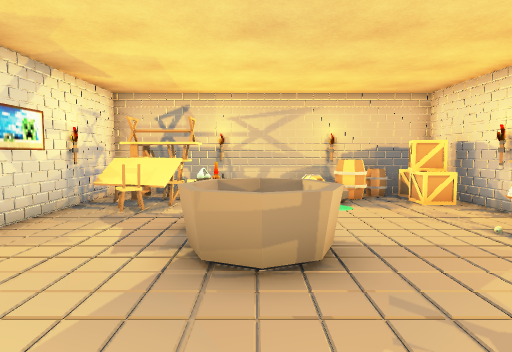
View 1 (above)

12 first-person views from a walk through a Unity game level. The camera is 1.3 m above the floor, tilts 4° down and sees 75° across. The floor is counted in squares, 1 m on a side. Each view is taken from the middle of a square. On the plan, view 1 faces up. The plan holds only what a view shows up to about 14 squares ahead; the rest is blank. The place goes on beyond the plan. The player character is not drawn. Some surface patterns are stand-ins.

View 2
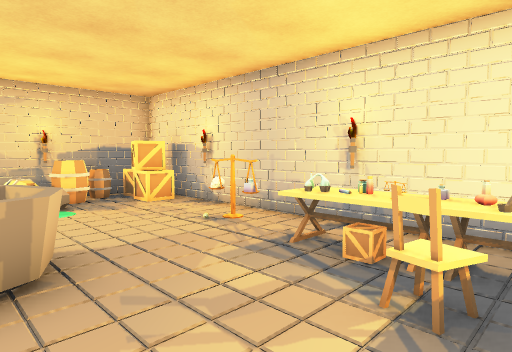

View 3
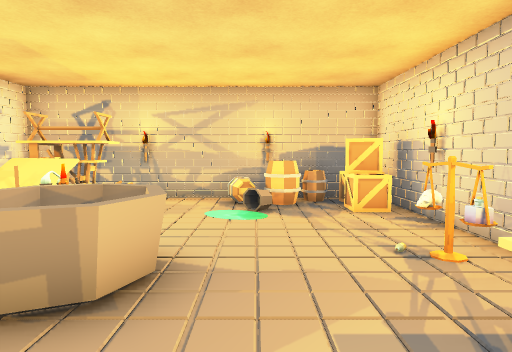

View 4
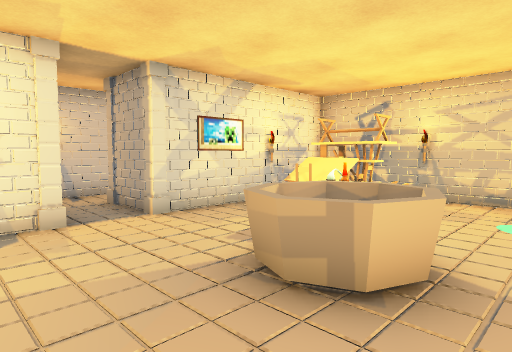

View 5
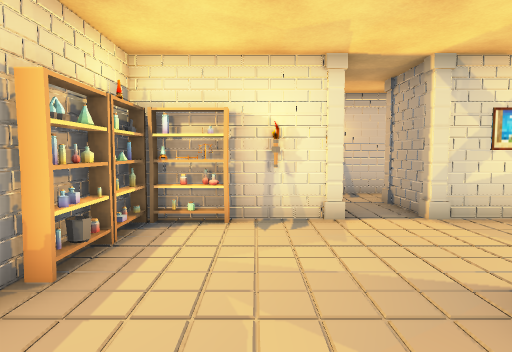

View 6
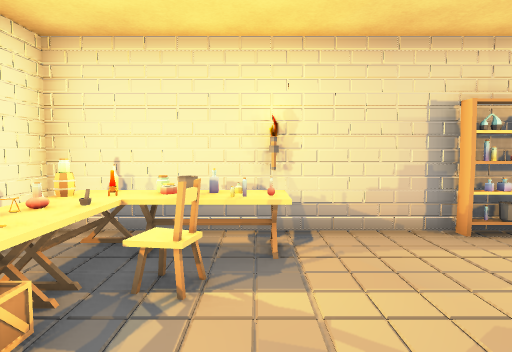

View 7
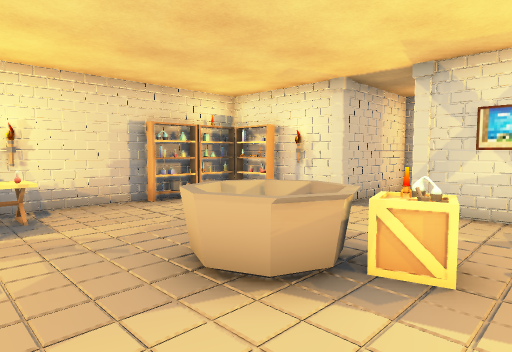

View 8
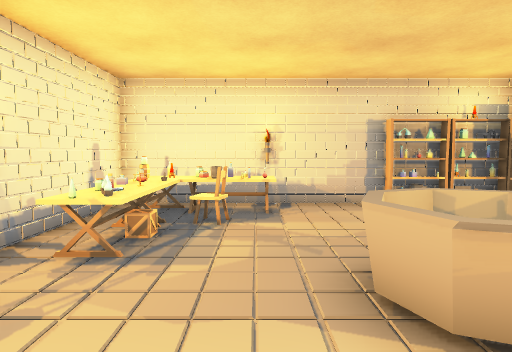

View 9
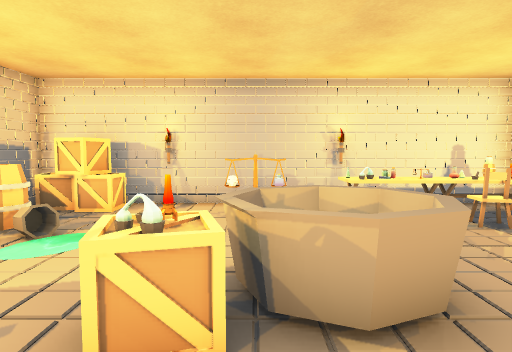

View 10
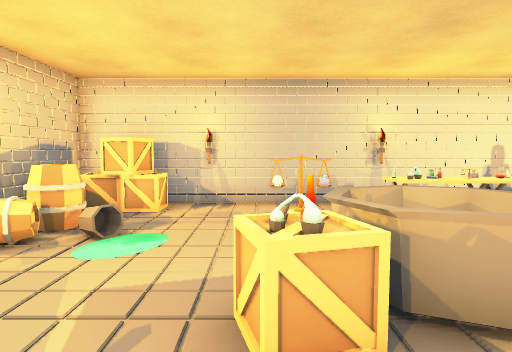

View 11
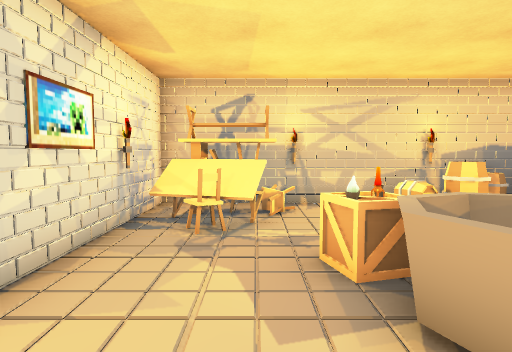

View 12
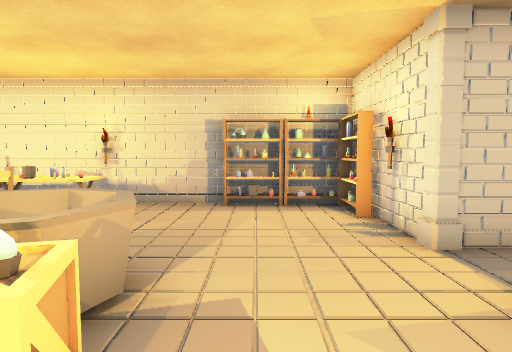

### Floor plan
Points are (right, up) in squares from view 1. A wall is a line through its corners. A room is listed if a view was taken in it or the views show most of it. See-through windows are left out.
Room 1 (views 1, 2, 3, 4, 5, 6, 7, 8, 9, 10, 11, 12)
walls: (-4.4, 2.6) (-4.4, -1.1); (-4.1, -1.4) (5.4, -1.4) (5.4, 10.5); (4.9, 10.4) (-4.4, 10.4) (-4.4, 4.4)
objects: other object (-4, -1); other object (-4, 0); other object (-4, 1); other object (-4, 3); other object (-4, 4); other object (-3, -1); other object (-3, 7); other object (-3, 10); other object (-2, -1); other object (-2, 6); other object (-2, 8); other object (-2, 9) to (-2, 10); other object (-1, 3) to (1, 5); other object (-1, 5) to (0, 5); other object (-1, 6); other object (-1, 7); other object (-1, 9); other object (-1, 10); other object (2, -1); other object (2, -1) to (3, 0); other object (2, 9); other object (2, 10); other object (3, 9); other object (3, 10) to (4, 10); other object (4, -1); other object (4, 0); other object (4, 1); other object (4, 2) to (5, 3); other object (4, 4) to (4, 6); other object (4, 8) to (5, 8); other object (4, 9); other object (5, 3); other object (5, 7); other object (5, 9) to (5, 10)

Where each view was taken, in squares from view 1:
view 1: 0 up, 0 right, facing up
view 2: 0 up, 0 right, facing up-right
view 3: 1 up, 2 right, facing up
view 4: 1 up, 2 right, facing up-left
view 5: 1 up, 2 right, facing left
view 6: 4 up, 2 right, facing down
view 7: 7 up, 3 right, facing down-left
view 8: 7 up, 2 right, facing down
view 9: 5 up, 3 left, facing right
view 10: 6 up, 3 left, facing right
view 11: 2 up, 2 left, facing up
view 12: 7 up, 2 left, facing down
